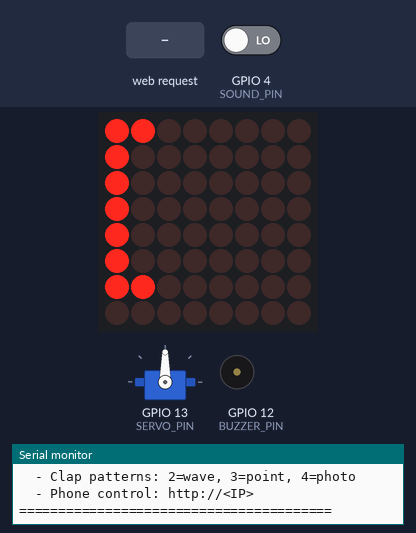
Bench run of a sketch on a simulated ESP32. On the bench: servo, 8×8 LED matrix, buzzer (waves = sounding), the last lines printed to the serial monitor. The inputs (shaded band) are chosen by the test bench; at power-on: GPIO 4 (SOUND_PIN) LOW. WiFi joins after 1.5 s; servers stay silent unless stated; the camera gives no picture.

Above: at 3.3 s.
3.4 s: GPIO 4 (SOUND_PIN) driven HIGH
At 5.32 s:
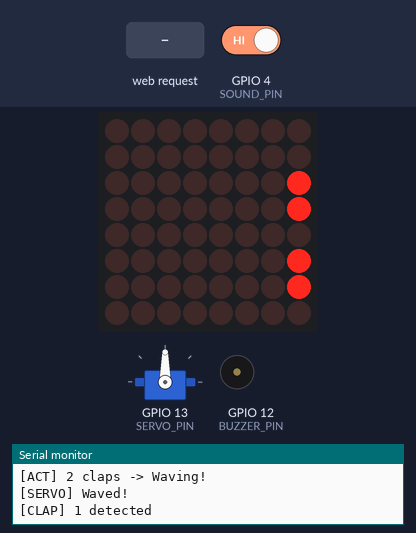
5.4 s: HTTP request GET /sleep received
At 7.13 s:
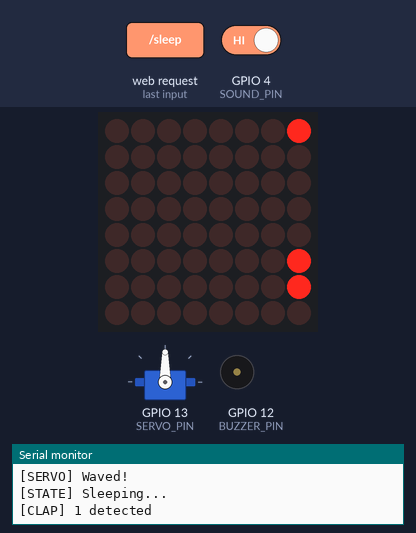
8.4 s: HTTP request GET /point received
At 10.47 s:
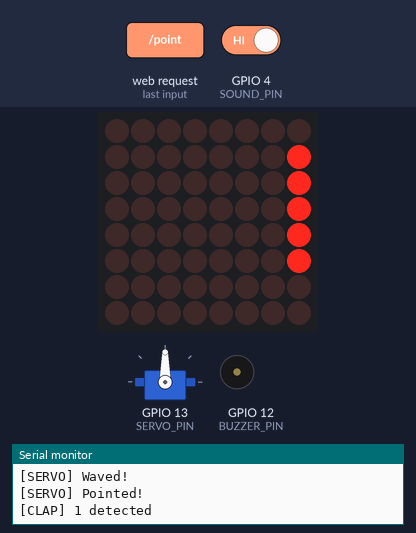
11.4 s: HTTP request GET /photo received
14.2 s: GPIO 4 (SOUND_PIN) driven LOW
At 14.63 s:
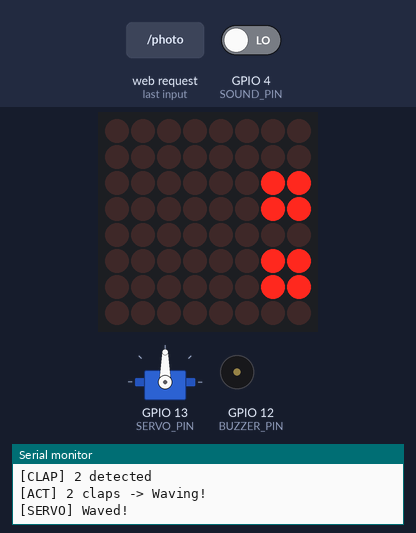
Timing chart, 0 to 17.1 s (numbered marks = the images above; inputs shaded):
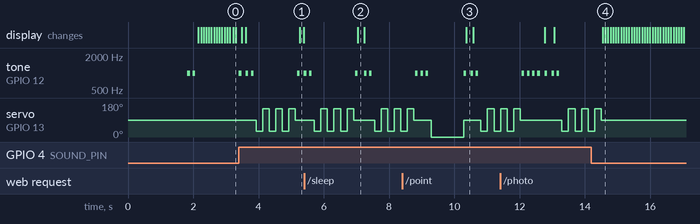

The sketch:

CompletedCode.ino
```cpp
#include "esp_camera.h"
#include <WiFi.h>
#include <ESP32Servo.h>
#include <MD_Parola.h>
#include <MD_MAX72XX.h>
#include <SPI.h>

const char* ssid = "YOUR_WIFI_NAME";
const char* password = "YOUR_WIFI_PASSWORD";

#define SOUND_PIN 4
#define BUZZER_PIN 12
#define SERVO_PIN 13

#define LED_DIN 23
#define LED_CLK 18
#define LED_CS 5

#define PWDN_GPIO_NUM 32
#define RESET_GPIO_NUM -1
#define XCLK_GPIO_NUM 0
#define SIOD_GPIO_NUM 26
#define SIOC_GPIO_NUM 27
#define Y9_GPIO_NUM 35
#define Y8_GPIO_NUM 34
#define Y7_GPIO_NUM 39
#define Y6_GPIO_NUM 36
#define Y5_GPIO_NUM 21
#define Y4_GPIO_NUM 19
#define Y3_GPIO_NUM 18
#define Y2_GPIO_NUM 5
#define VSYNC_GPIO_NUM 25
#define HREF_GPIO_NUM 23
#define PCLK_GPIO_NUM 22

#define AWAKE_DURATION 60000
#define MOTION_INTERVAL 500
#define CLAP_TIMEOUT 1500
#define MOTION_THRESHOLD 30

Servo armServo;
WiFiServer server(80);
MD_Parola ledFace = MD_Parola(MD_MAX72XX::FC16_HW, LED_CS, 1);

bool isAwake = false;
bool motionEnabled = true;
unsigned long wakeTime = 0;
unsigned long lastMotionCheck = 0;

int clapCount = 0;
unsigned long firstClapTime = 0;
unsigned long lastClapDetect = 0;

const char index_html[] PROGMEM = R"rawliteral(
<!DOCTYPE html>
<html>
<head>
  <meta name="viewport" content="width=device-width, initial-scale=1">
  <title>JARVIS Jr.</title>
  <style>
    body { font-family: Arial, sans-serif; background: #1a1a2e; color: #eee; text-align: center; padding: 20px; }
    h1 { color: #00ff88; margin-bottom: 10px; }
    .subtitle { color: #888; margin-bottom: 30px; }
    .status { padding: 10px; margin: 10px; border-radius: 8px; background: #16213e; }
    .buttons { display: grid; grid-template-columns: 1fr 1fr; gap: 10px; max-width: 400px; margin: 20px auto; }
    button { padding: 20px; font-size: 18px; border: none; border-radius: 10px; cursor: pointer; transition: 0.2s; }
    .wave { background: #00ff88; color: #000; }
    .point { background: #ff6b6b; color: #000; }
    .photo { background: #4ecdc4; color: #000; }
    .sleep { background: #555; color: #fff; }
    button:active { transform: scale(0.95); }
    .cam-container { margin: 20px auto; max-width: 640px; }
    img { width: 100%; border-radius: 10px; border: 3px solid #00ff88; }
    .motion-toggle { margin: 20px; }
    .switch { position: relative; display: inline-block; width: 60px; height: 34px; }
    .switch input { opacity: 0; width: 0; height: 0; }
    .slider { position: absolute; cursor: pointer; top: 0; left: 0; right: 0; bottom: 0; background: #555; border-radius: 34px; transition: 0.3s; }
    .slider:before { position: absolute; content: ""; height: 26px; width: 26px; left: 4px; bottom: 4px; background: #fff; border-radius: 50%; transition: 0.3s; }
    input:checked + .slider { background: #00ff88; }
    input:checked + .slider:before { transform: translateX(26px); }
    .footer { margin-top: 30px; color: #555; font-size: 12px; }
  </style>
</head>
<body>
  <h1>JARVIS Jr.</h1>
  <div class="subtitle">ESP32-CAM Desk Companion</div>
  <div class="status" id="status">
    <span id="state">Status: Loading...</span>
  </div>
  <div class="buttons">
    <button class="wave" onclick="fetch('/wave')">Wave</button>
    <button class="point" onclick="fetch('/point')">Point</button>
    <button class="photo" onclick="fetch('/photo')">Photo</button>
    <button class="sleep" onclick="fetch('/sleep')">Sleep</button>
  </div>
  <div class="motion-toggle">
    <span>Motion Detection:</span>
    <label class="switch">
      <input type="checkbox" id="motionToggle" checked onchange="toggleMotion()">
      <span class="slider"></span>
    </label>
  </div>
  <div class="cam-container">
    <img id="cam" src="" onerror="this.src='/cam?t='+Date.now()">
  </div>
  <div class="footer">
    Built for Hack Club Highway | <a href="/status" style="color:#00ff88">API Status</a>
  </div>
  <script>
    function toggleMotion() {
      var on = document.getElementById('motionToggle').checked;
      fetch(on ? '/motion/on' : '/motion/off');
    }
    function updateStatus() {
      fetch('/status').then(r => r.json()).then(data => {
        document.getElementById('state').textContent =
          'Status: ' + (data.awake ? 'AWAKE' : 'SLEEPING') +
          ' | Motion: ' + (data.motion ? 'ON' : 'OFF');
      }).catch(() => {});
    }
    setInterval(() => {
      var cam = document.getElementById('cam');
      cam.src = '/cam?t=' + Date.now();
      updateStatus();
    }, 1000);
    updateStatus();
  </script>
</body>
</html>
)rawliteral";

void setup() {
  Serial.begin(115200);
  Serial.println("\n\n========================================");
  Serial.println("        JARVIS Jr. Booting Up...");
  Serial.println("========================================\n");

  pinMode(SOUND_PIN, INPUT);
  pinMode(BUZZER_PIN, OUTPUT);
  noTone(BUZZER_PIN);

  armServo.attach(SERVO_PIN);
  armServo.write(90);
  Serial.println("[OK] Servo initialized (centered at 90)");

  ledFace.begin();
  ledFace.setIntensity(8);
  ledFace.displayClear();
  ledFace.displayScroll("HI", PA_LEFT, PA_SCROLL_LEFT, 80);
  Serial.println("[OK] LED matrix initialized");

  initCamera();

  Serial.print("[..] Connecting to WiFi");
  WiFi.begin(ssid, password);
  int wifiTries = 0;
  while (WiFi.status() != WL_CONNECTED && wifiTries < 30) {
    delay(500);
    Serial.print(".");
    wifiTries++;
  }

  if (WiFi.status() == WL_CONNECTED) {
    Serial.println("\n[OK] WiFi connected!");
    Serial.print("      IP Address: ");
    Serial.println(WiFi.localIP());
    server.begin();
    Serial.println("[OK] Web server started");
  } else {
    Serial.println("\n[ERR] WiFi connection failed!");
    Serial.println("      Check SSID/password and restart");
  }

  Serial.println("\n----------------------------------------");
  beep(2);
  Serial.println("JARVIS Jr. Ready!");
  Serial.println("----------------------------------------");
  Serial.println("Features:");
  Serial.println("  - Motion detection: ON");
  Serial.println("  - Face detection: ON");
  Serial.println("  - Clap patterns: 2=wave, 3=point, 4=photo");
  Serial.println("  - Phone control: http://<IP>");
  Serial.println("========================================\n");
}

void initCamera() {
  camera_config_t config;
  config.ledc_channel = LEDC_CHANNEL_0;
  config.ledc_timer = LEDC_TIMER_0;
  config.pin_d0 = Y2_GPIO_NUM;
  config.pin_d1 = Y3_GPIO_NUM;
  config.pin_d2 = Y4_GPIO_NUM;
  config.pin_d3 = Y5_GPIO_NUM;
  config.pin_d4 = Y6_GPIO_NUM;
  config.pin_d5 = Y7_GPIO_NUM;
  config.pin_d6 = Y8_GPIO_NUM;
  config.pin_d7 = Y9_GPIO_NUM;
  config.pin_xclk = XCLK_GPIO_NUM;
  config.pin_pclk = PCLK_GPIO_NUM;
  config.pin_vsync = VSYNC_GPIO_NUM;
  config.pin_href = HREF_GPIO_NUM;
  config.pin_sscb_sda = SIOD_GPIO_NUM;
  config.pin_sscb_scl = SIOC_GPIO_NUM;
  config.pin_pwdn = PWDN_GPIO_NUM;
  config.pin_reset = RESET_GPIO_NUM;
  config.xclk_freq_hz = 20000000;
  config.pixel_format = PIXFORMAT_JPEG;
  config.frame_size = FRAMESIZE_SVGA;
  config.jpeg_quality = 12;
  config.fb_count = 2;

  esp_err_t err = esp_camera_init(&config);
  if (err != ESP_OK) {
    Serial.printf("[ERR] Camera init failed: 0x%x\n", err);
    return;
  }
  Serial.println("[OK] Camera initialized (SVGA, JPEG)");

  sensor_t *s = esp_camera_sensor_get();
  if (s != NULL) {
    s->set_face_detect(s, true);
    Serial.println("[OK] Face detection enabled");
  }
}

void loop() {
  if (ledFace.displayAnimate()) {
    ledFace.displayReset();
  }

  checkClap();

  if (motionEnabled && !isAwake) {
    checkMotion();
  }

  if (isAwake && millis() - wakeTime > AWAKE_DURATION) {
    goToSleep();
  }

  handleWebClient();
}

void checkClap() {
  int sound = digitalRead(SOUND_PIN);

  if (sound == HIGH) {
    unsigned long now = millis();

    if (now - lastClapDetect < 100) return;
    lastClapDetect = now;

    if (clapCount == 0) {
      clapCount = 1;
      firstClapTime = now;
      Serial.println("[CLAP] 1 detected");
      beep(1);
    } else if (now - firstClapTime < CLAP_TIMEOUT) {
      clapCount++;
      Serial.printf("[CLAP] %d detected\n", clapCount);

      if (clapCount == 4) {
        Serial.println("[ACT] 4 claps -> Taking photo!");
        takePhoto();
        clapCount = 0;
      } else if (clapCount == 3) {
        Serial.println("[ACT] 3 claps -> Pointing!");
        pointAtYou();
        clapCount = 0;
      } else if (clapCount == 2) {
        Serial.println("[ACT] 2 claps -> Waving!");
        waveArm();
        clapCount = 0;
      }
    }
    delay(50);
  }

  if (clapCount > 0 && millis() - firstClapTime > CLAP_TIMEOUT) {
    Serial.println("[CLAP] Timeout, resetting");
    clapCount = 0;
  }
}

void checkMotion() {
  if (millis() - lastMotionCheck < MOTION_INTERVAL) return;
  lastMotionCheck = millis();

  camera_fb_t* fb = esp_camera_fb_get();
  if (!fb) return;

  int motionScore = 0;
  for (size_t i = 0; i < fb->len; i += 50) {
    uint8_t pixel = fb->buf[i];
    if (pixel > 200 || pixel < 50) {
      motionScore++;
    }
  }

  esp_camera_fb_return(fb);

  if (motionScore > MOTION_THRESHOLD) {
    Serial.printf("[MOTION] Detected! Score: %d\n", motionScore);
    wakeUp();
  }
}

void wakeUp() {
  isAwake = true;
  wakeTime = millis();
  showFace("happy");
  beep(2);
  Serial.println("[STATE] Awake!");
}

void goToSleep() {
  isAwake = false;
  showFace("sleep");
  Serial.println("[STATE] Sleeping...");
}

void waveArm() {
  isAwake = true;
  wakeTime = millis();
  showFace("happy");
  beep(2);

  for (int i = 0; i < 3; i++) {
    armServo.write(30);
    delay(200);
    armServo.write(150);
    delay(200);
  }
  armServo.write(90);
  Serial.println("[SERVO] Waved!");
}

void pointAtYou() {
  isAwake = true;
  wakeTime = millis();
  showFace("alert");
  beep(3);

  armServo.write(0);
  delay(1000);
  armServo.write(90);
  Serial.println("[SERVO] Pointed!");
}

void takePhoto() {
  isAwake = true;
  wakeTime = millis();
  showFace("alert");
  beep(4);

  camera_fb_t* fb = esp_camera_fb_get();
  if (fb) {
    Serial.printf("[CAM] Photo captured! Size: %d bytes\n", fb->len);
    esp_camera_fb_return(fb);
    showFace("happy");
  } else {
    Serial.println("[CAM] Photo failed!");
  }
}

void beep(int count) {
  for (int i = 0; i < count; i++) {
    tone(BUZZER_PIN, 1000);
    delay(80);
    noTone(BUZZER_PIN);
    delay(80);
  }
}

void showFace(String expression) {
  ledFace.displayClear();

  if (expression == "happy") {
    ledFace.displayScroll(":)", PA_LEFT, PA_SCROLL_LEFT, 80);
  } else if (expression == "alert") {
    ledFace.displayScroll("O_O", PA_LEFT, PA_SCROLL_LEFT, 80);
  } else if (expression == "sleep") {
    ledFace.displayScroll("Zzz", PA_LEFT, PA_SCROLL_LEFT, 150);
  }
}

void handleWebClient() {
  WiFiClient client = server.available();
  if (!client) return;

  String request = "";
  unsigned long timeout = millis();
  while (client.available() == 0 && millis() - timeout < 1000) {
    delay(10);
  }
  if (client.available()) {
    request = client.readStringUntil('\r');
    client.flush();
  }

  if (request.indexOf("GET / ") >= 0 || request.indexOf("GET /") == 0 && request.indexOf(".") < 0) {
    client.println("HTTP/1.1 200 OK");
    client.println("Content-Type: text/html");
    client.println("Connection: close");
    client.println();
    client.print(index_html);
    return;
  }

  if (request.indexOf("GET /wave") >= 0) {
    waveArm();
    sendOK(client, "waving");
    return;
  }

  if (request.indexOf("GET /point") >= 0) {
    pointAtYou();
    sendOK(client, "pointing");
    return;
  }

  if (request.indexOf("GET /photo") >= 0) {
    takePhoto();
    sendOK(client, "photo taken");
    return;
  }

  if (request.indexOf("GET /sleep") >= 0) {
    goToSleep();
    sendOK(client, "sleeping");
    return;
  }

  if (request.indexOf("GET /wake") >= 0) {
    wakeUp();
    sendOK(client, "awake");
    return;
  }

  if (request.indexOf("GET /motion/on") >= 0) {
    motionEnabled = true;
    sendOK(client, "motion on");
    return;
  }

  if (request.indexOf("GET /motion/off") >= 0) {
    motionEnabled = false;
    sendOK(client, "motion off");
    return;
  }

  if (request.indexOf("GET /status") >= 0) {
    client.println("HTTP/1.1 200 OK");
    client.println("Content-Type: application/json");
    client.println("Connection: close");
    client.println();
    client.print("{\"awake\":");
    client.print(isAwake ? "true" : "false");
    client.print(",\"motion\":");
    client.print(motionEnabled ? "true" : "false");
    client.print(",\"claps\":");
    client.print(clapCount);
    client.println("}");
    return;
  }

  if (request.indexOf("GET /cam") >= 0) {
    camera_fb_t* fb = esp_camera_fb_get();
    if (fb) {
      client.println("HTTP/1.1 200 OK");
      client.println("Content-Type: image/jpeg");
      client.println("Connection: close");
      client.println();
      client.write(fb->buf, fb->len);
      esp_camera_fb_return(fb);
    } else {
      client.println("HTTP/1.1 500 Error");
      client.println("Connection: close");
      client.println();
    }
    return;
  }

  client.println("HTTP/1.1 404 Not Found");
  client.println("Connection: close");
  client.println();
}

void sendOK(WiFiClient client, String action) {
  client.println("HTTP/1.1 200 OK");
  client.println("Content-Type: application/json");
  client.println("Connection: close");
  client.println();
  client.print("{\"action\":\"");
  client.print(action);
  client.println("\"}");
}
```

Measured:
- after the input at 3.4 s, tone on GPIO 12 (BUZZER_PIN): plays 1000 Hz for 0.08 s, 1000 Hz for 0.08 s, 1000 Hz for 0.08 s, 1000 Hz for 0.08 s, 1000 Hz for 0.01 s, starting at once; servo on GPIO 13 (SERVO_PIN): 90° → 30° after 0.53 s, then repeats every 0.40 s: 150° 0.20 s, 30° 0.20 s
- after the input at 5.4 s, the display: changes after 1.6 s (image 2)
- after the input at 8.4 s, the display: changes after 2.0 s (image 3)
- after the input at 14.2 s, tone on GPIO 12 (BUZZER_PIN): stops changing and stays silent; servo on GPIO 13 (SERVO_PIN): goes on until 14.5 s, then stays 90°
